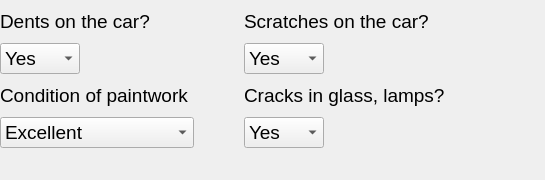
                        <widget class="QWidget" name="exterior_condition_widget" native="true">
                         <property name="minimumSize">
                          <size>
                           <width>0</width>
                           <height>180</height>
                          </size>
                         </property>
                         <property name="maximumSize">
                          <size>
                           <width>16777215</width>
                           <height>180</height>
                          </size>
                         </property>
                         <property name="font">
                          <font>
                           <pointsize>14</pointsize>
                          </font>
                         </property>
                         <property name="styleSheet">
                          <string notr="true">QWidget *{
	font-size: 14pt;
}</string>
                         </property>
                         <layout class="QFormLayout" name="formLayout_7">
                          <property name="horizontalSpacing">
                           <number>50</number>
                          </property>
                          <property name="verticalSpacing">
                           <number>10</number>
                          </property>
                          <property name="leftMargin">
                           <number>0</number>
                          </property>
                          <property name="topMargin">
                           <number>10</number>
                          </property>
                          <property name="rightMargin">
                           <number>100</number>
                          </property>
                          <property name="bottomMargin">
                           <number>0</number>
                          </property>
                          <item row="0" column="0">
                           <widget class="QLabel" name="dents_label">
                            <property name="font">
                             <font>
                              <pointsize>14</pointsize>
                             </font>
                            </property>
                            <property name="text">
                             <string>Dents on the car?</string>
                            </property>
                           </widget>
                          </item>
                          <item row="0" column="1">
                           <widget class="QLabel" name="scratches_label">
                            <property name="font">
                             <font>
                              <pointsize>14</pointsize>
                             </font>
                            </property>
                            <property name="text">
                             <string>Scratches on the car?</string>
                            </property>
                           </widget>
                          </item>
                          <item row="1" column="0">
                           <widget class="QComboBox" name="dents_comboBox">
                            <property name="minimumSize">
                             <size>
                              <width>80</width>
                              <height>0</height>
                             </size>
                            </property>
                            <property name="maximumSize">
                             <size>
                              <width>16777215</width>
                              <height>16777215</height>
                             </size>
                            </property>
                            <property name="font">
                             <font>
                              <pointsize>14</pointsize>
                             </font>
                            </property>
                            <item>
                             <property name="text">
                              <string>Yes</string>
                             </property>
                            </item>
                            <item>
                             <property name="text">
                              <string>No</string>
                             </property>
                            </item>
                           </widget>
                          </item>
                          <item row="1" column="1">
                           <widget class="QComboBox" name="scratches_comboBox">
                            <property name="maximumSize">
                             <size>
                              <width>80</width>
                              <height>16777215</height>
                             </size>
                            </property>
                            <property name="font">
                             <font>
                              <pointsize>14</pointsize>
                             </font>
                            </property>
                            <item>
                             <property name="text">
                              <string>Yes</string>
                             </property>
                            </item>
                            <item>
                             <property name="text">
                              <string>No</string>
                             </property>
                            </item>
                           </widget>
                          </item>
                          <item row="2" column="0">
                           <widget class="QLabel" name="paintwork_label">
                            <property name="font">
                             <font>
                              <pointsize>14</pointsize>
                             </font>
                            </property>
                            <property name="text">
                             <string>Condition of paintwork</string>
                            </property>
                           </widget>
                          </item>
                          <item row="2" column="1">
                           <widget class="QLabel" name="cracks_label">
                            <property name="font">
                             <font>
                              <pointsize>14</pointsize>
                             </font>
                            </property>
                            <property name="text">
                             <string>Cracks in glass, lamps?</string>
                            </property>
                           </widget>
                          </item>
                          <item row="3" column="0">
                           <widget class="QComboBox" name="paintwork_comboBox">
                            <property name="font">
                             <font>
                              <pointsize>14</pointsize>
                             </font>
                            </property>
                            <item>
                             <property name="text">
                              <string>Excellent</string>
                             </property>
                            </item>
                            <item>
                             <property name="text">
                              <string>Some damage</string>
                             </property>
                            </item>
                            <item>
                             <property name="text">
                              <string>Significant damage</string>
                             </property>
                            </item>
                           </widget>
                          </item>
                          <item row="3" column="1">
                           <widget class="QComboBox" name="cracks_comboBox">
                            <property name="maximumSize">
                             <size>
                              <width>80</width>
                              <height>16777215</height>
                             </size>
                            </property>
                            <property name="font">
                             <font>
                              <pointsize>14</pointsize>
                             </font>
                            </property>
                            <item>
                             <property name="text">
                              <string>Yes</string>
                             </property>
                            </item>
                            <item>
                             <property name="text">
                              <string>No</string>
                             </property>
                            </item>
                           </widget>
                          </item>
                         </layout>
                        </widget>
